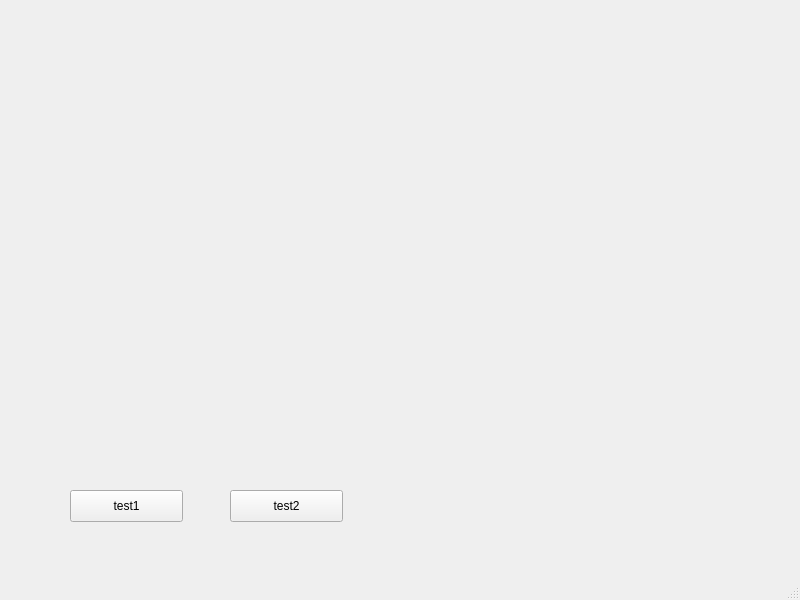
<?xml version="1.0" encoding="UTF-8"?>
<ui version="4.0">
 <class>MainWindow</class>
 <widget class="QMainWindow" name="MainWindow">
  <property name="geometry">
   <rect>
    <x>0</x>
    <y>0</y>
    <width>800</width>
    <height>600</height>
   </rect>
  </property>
  <property name="windowTitle">
   <string>MainWindow</string>
  </property>
  <widget class="QWidget" name="centralwidget">
   <widget class="QLabel" name="prediction_image">
    <property name="geometry">
     <rect>
      <x>20</x>
      <y>10</y>
      <width>761</width>
      <height>451</height>
     </rect>
    </property>
    <property name="text">
     <string/>
    </property>
    <property name="pixmap">
     <pixmap>prediction.png</pixmap>
    </property>
    <property name="scaledContents">
     <bool>true</bool>
    </property>
   </widget>
   <widget class="QPushButton" name="test1">
    <property name="geometry">
     <rect>
      <x>70</x>
      <y>490</y>
      <width>113</width>
      <height>32</height>
     </rect>
    </property>
    <property name="text">
     <string>test1</string>
    </property>
   </widget>
   <widget class="QPushButton" name="test2">
    <property name="geometry">
     <rect>
      <x>230</x>
      <y>490</y>
      <width>113</width>
      <height>32</height>
     </rect>
    </property>
    <property name="text">
     <string>test2</string>
    </property>
   </widget>
  </widget>
  <widget class="QMenuBar" name="menubar">
   <property name="geometry">
    <rect>
     <x>0</x>
     <y>0</y>
     <width>800</width>
     <height>22</height>
    </rect>
   </property>
  </widget>
  <widget class="QStatusBar" name="statusbar"/>
 </widget>
 <resources/>
 <connections/>
</ui>
